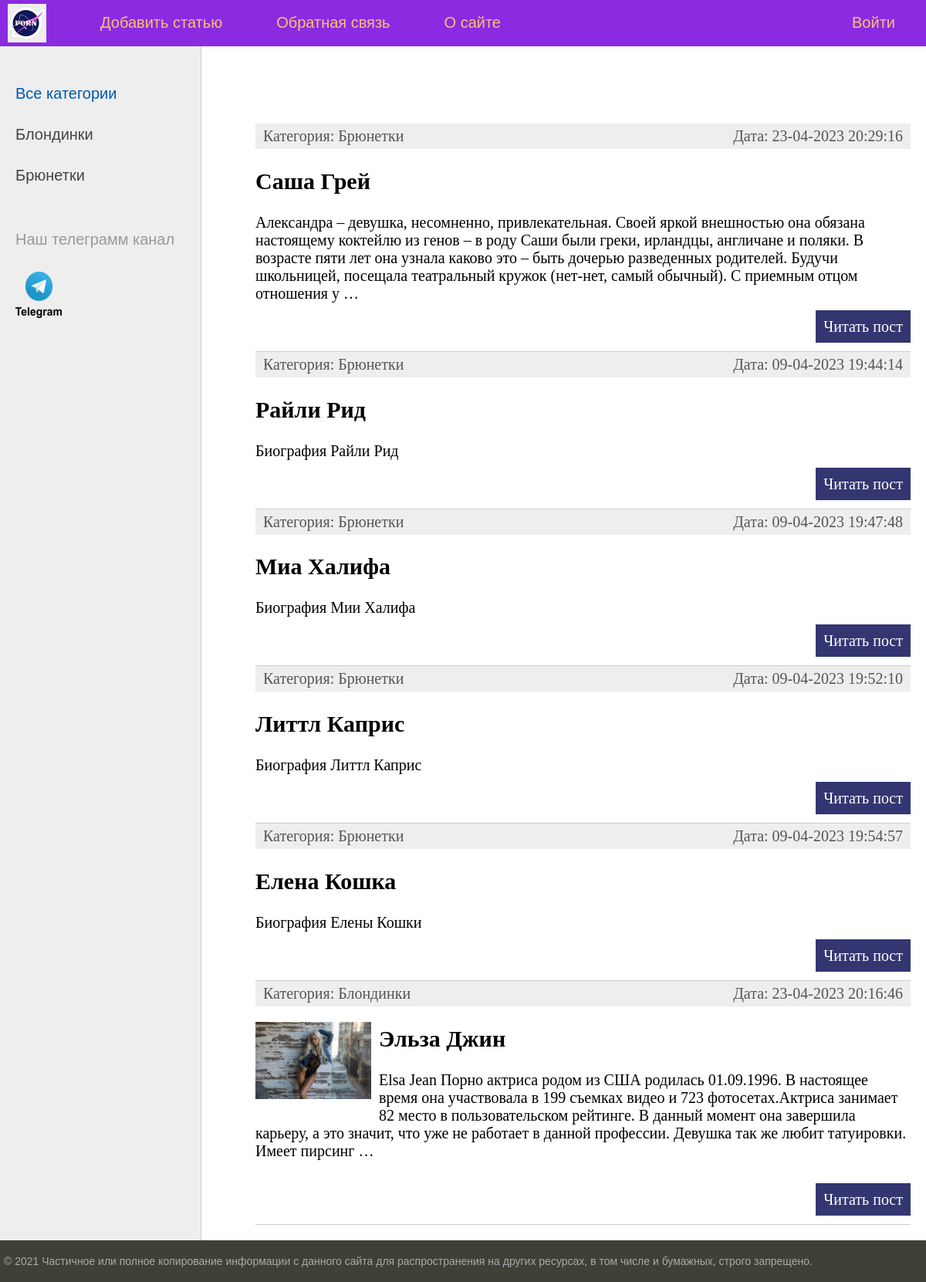
The page / on the database its author committed.
### women/models.py (models this page shows, shortened)
class Category(models.Model):
    name = models.CharField(max_length=100, db_index=True, verbose_name='Категория')
    def __str__(self):
        return self.name
    def get_absolute_url(self):
        return reverse('category', kwargs={'cat_id': self.pk})
    class Meta:
        verbose_name = 'Категория'
        verbose_name_plural = 'Категории'
        ordering = ['id']

class Women(models.Model):
    title = models.CharField(max_length=255, verbose_name="Заголовок")
    content = models.TextField(blank=True, verbose_name='Текст статьи')
    photo = models.ImageField(upload_to="photos/%Y/%m/%d", verbose_name='Фото')
    time_create = models.DateTimeField(auto_now_add=True, verbose_name='Время создания')
    time_update = models.DateTimeField(auto_now=True, verbose_name='Время изменения')
    is_published = models.BooleanField(default=True, verbose_name='Публикация')
    cat = models.ForeignKey('Category', on_delete=models.PROTECT, null=True, verbose_name='Категория')
    def get_absolute_url(self):
        return reverse('post', kwargs={'post_id': self.pk})
    class Meta:
        verbose_name = 'Порно звезды'
        verbose_name_plural = 'Порно звезды'
        ordering = ['time_create', 'title']

### women/views.py (the view)
# urls.py: path('', index, name='home'),
def index(request):
    posts = Women.objects.all()
    cats = Category.objects.all()
    context = {
        'posts': posts,
        'cats': cats,
        'menu': menu,
        'title': 'Главная страница',
        'cat_selected': 0,
    }
    return render(request, 'women/index.html', context=context)

### women/templates/women/index.html (shortened to what this page needs)
{% extends 'women/base.html' %}
{% block content %}
<ul class="list-articles">
	{% for p in posts %}
			<li><div class="article-panel">
	<p class="first">Категория: {{p.cat}}</p>
	<p class="last">Дата: {{p.time_update|date:"d-m-Y H:i:s"}}</p			>
</div>
{% if p.photo %}
	<p><img class="img-article-left thumb" src="{{p.photo.url}}"></p>
{% endif %}
			<h2>{{p.title}}</h2>
	{% autoescape on %}
	{{p.content|linebreaks|truncatewords:50}}
	{% endautoescape %}
			<p class="link-read-post"><a href="{{ p.get_absolute_url }}">Читать пост</a></p>
			</li>
	{% endfor %}
</ul>
{% endblock %}

### women/templates/women/base.html (shortened to what this page needs)
{% load static %}
<!DOCTYPE html>
<html>
<head>
	<link type="text/css" href="{% static 'women/css/style.css' %}" rel="stylesheet" />
</head>
<body>
	<table class="table-page" border=0 cellpadding="0" cellspacing="0">
<tr><td valign=top>
{% block mainmenu %}
		<div class="header">
			<ul id="mainmenu" class="mainmenu">
			<li class="logo"><a href="{% url 'home' %}"><div class="logo"></div></a></li>
{% for m in menu %}
	{% if not forloop.last %}
			<li><a href="{% url m.url_name %}">{{m.title}}</a></li>
	{% else %}
			<li class="last"><a href="{% url m.url_name %}">{{m.title}}</a></li>
	{% endif %}
{% endfor %}
			</ul>
		</div>
{% endblock mainmenu %}
<table class="table-content" border=0 cellpadding="0" cellspacing="0">
<tr>
	<td valign="top" class="left-chapters">
	<ul id="leftchapters">
{% if cat_selected == 0 %}
		<li class="selected">Все категории</li>
{% else %}
		<li><a href="{% url 'home' %}">Все категории</a></li>
{% endif %}
{% for c in cats %}
	{% if c.pk == cat_selected %}
		<li class="selected">{{c.name}}</li>
	{% else %}
		<li><a href="{{ c.get_absolute_url }}">{{c.name}}</a> </li>
	{% endif %}
{% endfor %}
		<li class="share">
		<p>Наш  телеграмм канал</p>
		<a class="share-yt"  href="https://t.me/+yvPYSUu-jB5jMDc0" target="_blank" rel="nofollow"></a>
		</li>
	</ul>
</td>
<td valign="top" class="content">
	<div class="content-text">
{% block content %}
{% endblock %}
	</div>
</td></tr></table>
</td></tr>
<tr><td valign=top>
	<div id="footer">
		<p>&copy; 2021 Частичное или полное копирование информации с данного сайта для распространения на других ресурсах, в том числе и бумажных, строго запрещено.</p>
	</div>
</td></tr></table>
</body>
</html>

### women/static/women/css/style.css (style rules this page uses)
html, body { font-family: 'Arial'; margin: 0; padding: 0; height: 100%; width: 100%; color: #444; }
a { color: #0059b2; text-decoration: none; }
img { max-width: 600px; height: auto; }
img.img-article-left { max-width: 300px; height: auto; float: left; padding: 0 10px 10px 0; }
img.img-article-left.thumb { max-width: 150px; height: auto; }
p.link-read-post { text-align: right; }
p.link-read-post a { padding: 10px; min-width: 100px; background: #333671; color: #fff; text-decoration: none; }
div.article-panel { background: #eee; padding: 5px 10px 5px 10px; box-sizing: border-box; overflow: hidden; color: #555; }
div.article-panel p.first { margin: 0; float: left; }
div.article-panel p.last { margin: 0; float: right; }
ul.list-articles { list-style: none; margin: 0; padding: 0; }
ul.list-articles li { border-bottom: 1px solid #ccc; }
.table-page { width: 100%; height: 100%; vertical-align: top; }
.table-page tr { height: 100%; }
.header { background: #8A2BE2; height: 60px; }
.logo { background: url('../images/porn.jpg') no-repeat 10px 5px; width: 100px; height: 70px; }
ul.mainmenu { list-style: none; margin: 0; padding: 0; height: 60px; color: ##FFFFE0 ; font-size: 20px; overflow: hidden; }
ul.mainmenu li { float: left; margin: 18px 40px 0 30px; }
ul.mainmenu li.logo { margin: 0; }
ul.mainmenu li.last { float: right; }
ul.mainmenu li a { color: #fdc073; text-decoration: none; }
.table-content { width: 100%; min-height: 100%; height: 100%; }
.left-chapters { margin: 0; background: #eee; border-right: 1px solid #ccc; min-height: 100%; }
.left-chapters ul { width: 230px; min-height: 100%; margin: 0; padding: 20px 10px 10px 20px; list-style: none; font-size: 20px; }
.left-chapters ul li { margin: 30px 0 0 0; color: #999; }
.left-chapters ul li.selected { color: #0059b2; }
.left-chapters ul li a { color: #444; text-decoration: none; }
.left-chapters ul li.share { margin: 60px 0 0 0; }
.left-chapters ul li.share p { margin: 30px 0 30px 0; }
.left-chapters ul li.share a { display: inline-block; width: 40px; height: 40px; margin: 0 20px 0 0; }
.left-chapters ul li.share a.share-yt { width: 100%; height: 70px; background: url('../images/telegram.png') no-repeat 0 0 }
.content { padding: 40px 20px 20px 40px; width: 100%; box-sizing: border-box; }
.content-text { margin: 60px 0 0 30px; color: #000; font-size: 20px; font-family: Yandex Sans Display Light; }
#footer { box-sizing: border-box; background: #3F4137; padding: 5px; color: #aaa; font-size: 14px; font-family: Verdana, Geneva, Arial, Helvetica; text-align: left; overflow: hidden; }

### rows shown on the page
Category: name "Блондинки"
Category: name "Брюнетки"
Women: cat "Брюнетки", time_update "23-04-2023 20:29:16", title "Саша Грей", content "Александра – девушка, несомненно, привлекательная. Своей яркой внешностью она обязана настоящему коктейлю из генов – в роду Саши были греки, ирландцы, англичане и поляки. В возрасте пяти лет она узнала каково это – быть дочерью разведенных родителей. Будучи школьницей, посещала театральный кружок (нет-нет, самый обычный). С приемным отцом отношения у …"
Women: cat "Брюнетки", time_update "09-04-2023 19:44:14", title "Райли Рид", content "Биография Райли Рид"
Women: cat "Брюнетки", time_update "09-04-2023 19:47:48", title "Миа Халифа", content "Биография Мии Халифа"
Women: cat "Брюнетки", time_update "09-04-2023 19:52:10", title "Литтл Каприс", content "Биография Литтл Каприс"
Women: cat "Брюнетки", time_update "09-04-2023 19:54:57", title "Елена Кошка", content "Биография Елены Кошки"
Women: cat "Блондинки", time_update "23-04-2023 20:16:46", photo (picture), title "Эльза Джин", content "Elsa Jean Порно актриса родом из США родилась 01.09.1996. В настоящее время она участвовала в 199 съемках видео и 723 фотосетах.Актриса занимает 82 место в пользовательском рейтинге. В данный момент она завершила карьеру, а это значит, что уже не работает в данной профессии. Девушка так же любит татуировки. Имеет пирсинг …"

### other values the page prints
{{ m.title }} "Добавить статью" "Обратная связь" "О сайте"
{{ m.title }} "Войти"
